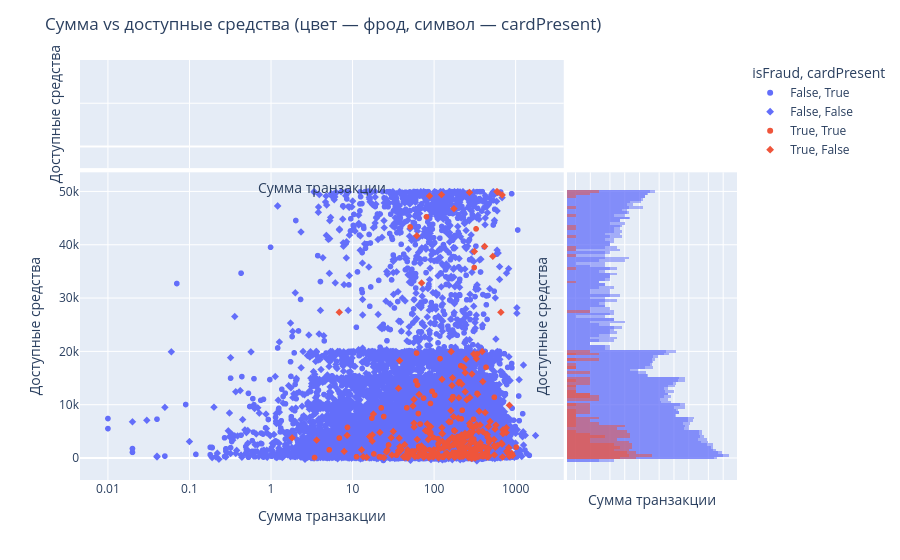

Notebook code cell kept with this figure:
### Code cell
fig_scatter = px.scatter(
    df.sample(min(len(df), 20000), random_state=42),  # чтобы не было слишком тяжело
    x="transactionAmount",
    y="availableMoney",
    color="isFraud",
    symbol="cardPresent",
    marginal_x="histogram",
    marginal_y="histogram",
)
fig_scatter.update_layout(
    title="Сумма vs доступные средства (цвет — фрод, символ — cardPresent)",
)
fig_scatter.update_xaxes(title_text="Сумма транзакции", type="log")
fig_scatter.update_yaxes(title_text="Доступные средства")
fig_scatter.show()

### Figure 1 — Plotly figure (JSON) as saved in the notebook; plotly's stock layout.template omitted (floating-point values rounded to 4 significant figures; data arrays with more than 128 entries replaced by an {"elided": "..."} marker saying what was removed)
{"data": [{"hovertemplate": "isFraud=False<br>cardPresent=True<br>transactionAmount=%{x}<br>availableMoney=%{y}<extra></extra>", "legendgroup": "False, True", "marker": {"color": "#636efa", "symbol": "circle"}, "mode": "markers", "name": "False, True", "showlegend": true, "type": "scattergl", "x": {"elided": "8783 float values"}, "xaxis": "x", "y": {"elided": "8783 float values"}, "yaxis": "y"}, {"bingroup": "x", "hovertemplate": "isFraud=False<br>cardPresent=True<br>transactionAmount=%{x}<br>count=%{y}<extra></extra>", "legendgroup": "False, True", "marker": {"color": "#636efa"}, "name": "False, True", "opacity": 0.5, "showlegend": false, "type": "histogram", "x": {"elided": "8783 float values"}, "xaxis": "x3", "yaxis": "y3"}, {"bingroup": "y", "hovertemplate": "isFraud=False<br>cardPresent=True<br>availableMoney=%{y}<br>count=%{x}<extra></extra>", "legendgroup": "False, True", "marker": {"color": "#636efa"}, "name": "False, True", "opacity": 0.5, "showlegend": false, "type": "histogram", "xaxis": "x2", "y": {"elided": "8783 float values"}, "yaxis": "y2"}, {"hovertemplate": "isFraud=False<br>cardPresent=False<br>transactionAmount=%{x}<br>availableMoney=%{y}<extra></extra>", "legendgroup": "False, False", "marker": {"color": "#636efa", "symbol": "diamond"}, "mode": "markers", "name": "False, False", "showlegend": true, "type": "scattergl", "x": {"elided": "10891 float values"}, "xaxis": "x", "y": {"elided": "10891 float values"}, "yaxis": "y"}, {"bingroup": "x", "hovertemplate": "isFraud=False<br>cardPresent=False<br>transactionAmount=%{x}<br>count=%{y}<extra></extra>", "legendgroup": "False, False", "marker": {"color": "#636efa"}, "name": "False, False", "opacity": 0.5, "showlegend": false, "type": "histogram", "x": {"elided": "10891 float values"}, "xaxis": "x3", "yaxis": "y3"}, {"bingroup": "y", "hovertemplate": "isFraud=False<br>cardPresent=False<br>availableMoney=%{y}<br>count=%{x}<extra></extra>", "legendgroup": "False, False", "marker": {"color": "#636efa"}, "name": "False, False", "opacity": 0.5, "showlegend": false, "type": "histogram", "xaxis": "x2", "y": {"elided": "10891 float values"}, "yaxis": "y2"}, {"hovertemplate": "isFraud=True<br>cardPresent=True<br>transactionAmount=%{x}<br>availableMoney=%{y}<extra></extra>", "legendgroup": "True, True", "marker": {"color": "#EF553B", "symbol": "circle"}, "mode": "markers", "name": "True, True", "showlegend": true, "type": "scattergl", "x": [46.4, 177.3, 159.7, 87.49, 98.26, 166.9, 171.8, 196.4, 80.99, 143.6, 551.0, 57.62, 18.31, 67.41, 63.52, 212.9, 287.5, 111.6, 64.4, 216.8, 100.2, 237.9, 91.59, 327.4, 27.75, 371.4, 118.9, 65.12, 171.2, 168.3, 289.9, 60.18, 50.35, 62.84, 328.9, 471.5, 208.5, 202.9, 74.56, 8.7, 65.38, 24.23, 22.37, 312.3, 314.6, 3.43, 1024.0, 338.7, 222.3, 61.26, 39.88, 338.0, 11.23, 67.76, 102.3, 309.1, 112.5, 94.98, 415.4, 213.7, 203.6, 176.5, 400.1, 5.19, 150.1, 122.6, 118.3, 110.5, 128.8, 449.3, 299.2, 306.3, 436.1, 51.07, 21.39, 223.1, 313.3, 46.84, 6.9, 146.4, 34.73, 339.3, 91.92, 22.58, 53.03, 190.4, 88.17, 206.1, 278.5, 90.71, 172.3, 17.31, 284.0], "xaxis": "x", "y": [9435.0, 2500.0, 6757.0, 423.0, 3864.0, 756.1, 2367.0, 4029.0, 45270.0, 2263.0, 11400.0, 1302.0, 762.6, 961.5, 291.0, 1946.0, 4591.0, 3630.0, 8355.0, 7347.0, 980.7, 995.9, 4744.0, 949.8, 2456.0, 1609.0, 18650.0, 2175.0, 11520.0, 669.6, 589.4, 14460.0, 759.3, 13710.0, 43010.0, 2976.0, 210.3, 2062.0, 11250.0, 5756.0, 1741.0, 7788.0, 192.4, 35750.0, 19400.0, 96.8, 2042.0, 19540.0, 8968.0, 19700.0, 1603.0, 2286.0, 244.8, 6383.0, 11810.0, 3535.0, 2616.0, 12530.0, 2091.0, 17320.0, 332.3, 5177.0, 265.0, 1538.0, 621.8, 311.4, 1760.0, 846.5, 164.2, 1032.0, 170.8, 7266.0, 17030.0, 43370.0, 238.2, 2152.0, 1781.0, 1014.0, 3754.0, 688.9, 539.5, 12130.0, 226.9, 9413.0, 688.8, 3041.0, 1527.0, 14330.0, 344.8, 10240.0, 1091.0, 7500.0, 4143.0], "yaxis": "y"}, {"bingroup": "x", "hovertemplate": "isFraud=True<br>cardPresent=True<br>transactionAmount=%{x}<br>count=%{y}<extra></extra>", "legendgroup": "True, True", "marker": {"color": "#EF553B"}, "name": "True, True", "opacity": 0.5, "showlegend": false, "type": "histogram", "x": [46.4, 177.3, 159.7, 87.49, 98.26, 166.9, 171.8, 196.4, 80.99, 143.6, 551.0, 57.62, 18.31, 67.41, 63.52, 212.9, 287.5, 111.6, 64.4, 216.8, 100.2, 237.9, 91.59, 327.4, 27.75, 371.4, 118.9, 65.12, 171.2, 168.3, 289.9, 60.18, 50.35, 62.84, 328.9, 471.5, 208.5, 202.9, 74.56, 8.7, 65.38, 24.23, 22.37, 312.3, 314.6, 3.43, 1024.0, 338.7, 222.3, 61.26, 39.88, 338.0, 11.23, 67.76, 102.3, 309.1, 112.5, 94.98, 415.4, 213.7, 203.6, 176.5, 400.1, 5.19, 150.1, 122.6, 118.3, 110.5, 128.8, 449.3, 299.2, 306.3, 436.1, 51.07, 21.39, 223.1, 313.3, 46.84, 6.9, 146.4, 34.73, 339.3, 91.92, 22.58, 53.03, 190.4, 88.17, 206.1, 278.5, 90.71, 172.3, 17.31, 284.0], "xaxis": "x3", "yaxis": "y3"}, {"bingroup": "y", "hovertemplate": "isFraud=True<br>cardPresent=True<br>availableMoney=%{y}<br>count=%{x}<extra></extra>", "legendgroup": "True, True", "marker": {"color": "#EF553B"}, "name": "True, True", "opacity": 0.5, "showlegend": false, "type": "histogram", "xaxis": "x2", "y": [9435.0, 2500.0, 6757.0, 423.0, 3864.0, 756.1, 2367.0, 4029.0, 45270.0, 2263.0, 11400.0, 1302.0, 762.6, 961.5, 291.0, 1946.0, 4591.0, 3630.0, 8355.0, 7347.0, 980.7, 995.9, 4744.0, 949.8, 2456.0, 1609.0, 18650.0, 2175.0, 11520.0, 669.6, 589.4, 14460.0, 759.3, 13710.0, 43010.0, 2976.0, 210.3, 2062.0, 11250.0, 5756.0, 1741.0, 7788.0, 192.4, 35750.0, 19400.0, 96.8, 2042.0, 19540.0, 8968.0, 19700.0, 1603.0, 2286.0, 244.8, 6383.0, 11810.0, 3535.0, 2616.0, 12530.0, 2091.0, 17320.0, 332.3, 5177.0, 265.0, 1538.0, 621.8, 311.4, 1760.0, 846.5, 164.2, 1032.0, 170.8, 7266.0, 17030.0, 43370.0, 238.2, 2152.0, 1781.0, 1014.0, 3754.0, 688.9, 539.5, 12130.0, 226.9, 9413.0, 688.8, 3041.0, 1527.0, 14330.0, 344.8, 10240.0, 1091.0, 7500.0, 4143.0], "yaxis": "y2"}, {"hovertemplate": "isFraud=True<br>cardPresent=False<br>transactionAmount=%{x}<br>availableMoney=%{y}<extra></extra>", "legendgroup": "True, False", "marker": {"color": "#EF553B", "symbol": "diamond"}, "mode": "markers", "name": "True, False", "showlegend": true, "type": "scattergl", "x": {"elided": "233 float values"}, "xaxis": "x", "y": {"elided": "233 float values"}, "yaxis": "y"}, {"bingroup": "x", "hovertemplate": "isFraud=True<br>cardPresent=False<br>transactionAmount=%{x}<br>count=%{y}<extra></extra>", "legendgroup": "True, False", "marker": {"color": "#EF553B"}, "name": "True, False", "opacity": 0.5, "showlegend": false, "type": "histogram", "x": {"elided": "233 float values"}, "xaxis": "x3", "yaxis": "y3"}, {"bingroup": "y", "hovertemplate": "isFraud=True<br>cardPresent=False<br>availableMoney=%{y}<br>count=%{x}<extra></extra>", "legendgroup": "True, False", "marker": {"color": "#EF553B"}, "name": "True, False", "opacity": 0.5, "showlegend": false, "type": "histogram", "xaxis": "x2", "y": {"elided": "233 float values"}, "yaxis": "y2"}], "layout": {"barmode": "overlay", "legend": {"title": {"text": "isFraud, cardPresent"}, "tracegroupgap": 0}, "margin": {"t": 60}, "title": {"text": "Сумма vs доступные средства (цвет — фрод, символ — cardPresent)"}, "xaxis": {"anchor": "y", "domain": [0, 0.7363], "title": {"text": "Сумма транзакции"}, "type": "log"}, "xaxis2": {"anchor": "y2", "domain": [0.7413, 1], "matches": "x2", "showgrid": true, "showline": false, "showticklabels": false, "ticks": "", "title": {"text": "Сумма транзакции"}, "type": "log"}, "xaxis3": {"anchor": "y3", "domain": [0, 0.7363], "matches": "x", "showgrid": true, "showticklabels": false, "title": {"text": "Сумма транзакции"}, "type": "log"}, "xaxis4": {"anchor": "y4", "domain": [0.7413, 1], "matches": "x2", "showgrid": true, "showline": false, "showticklabels": false, "ticks": "", "title": {"text": "Сумма транзакции"}, "type": "log"}, "yaxis": {"anchor": "x", "domain": [0, 0.7326], "title": {"text": "Доступные средства"}}, "yaxis2": {"anchor": "x2", "domain": [0, 0.7326], "matches": "y", "showgrid": true, "showticklabels": false, "title": {"text": "Доступные средства"}}, "yaxis3": {"anchor": "x3", "domain": [0.7426, 1], "matches": "y3", "showgrid": true, "showline": false, "showticklabels": false, "ticks": "", "title": {"text": "Доступные средства"}}, "yaxis4": {"anchor": "x4", "domain": [0.7426, 1], "matches": "y3", "showgrid": true, "showline": false, "showticklabels": false, "ticks": "", "title": {"text": "Доступные средства"}}}}
